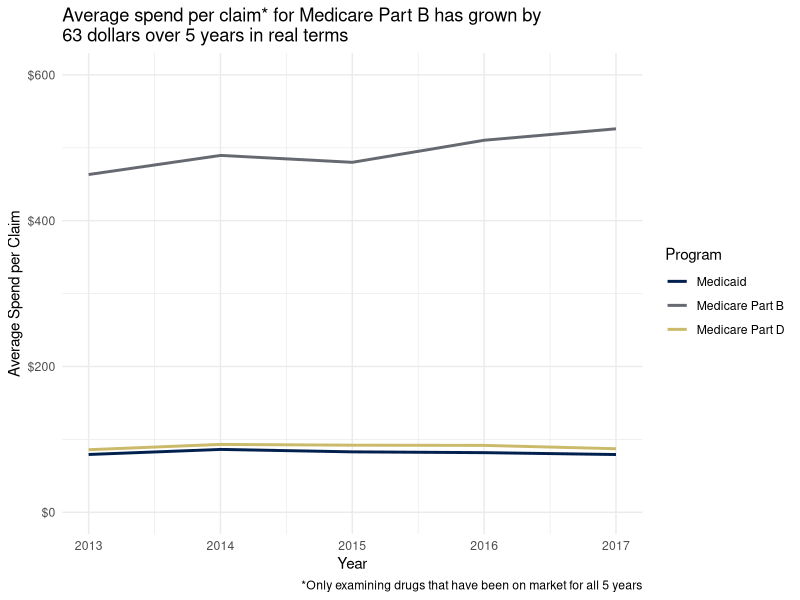
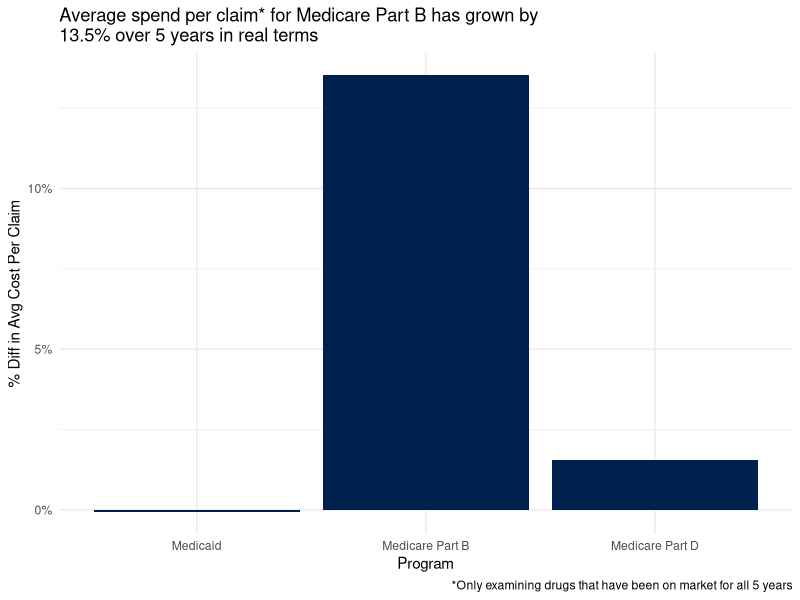
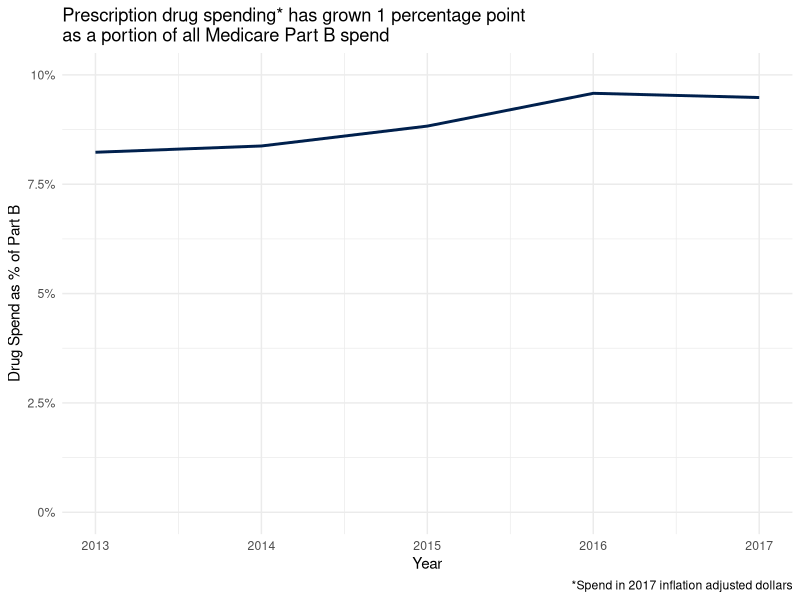
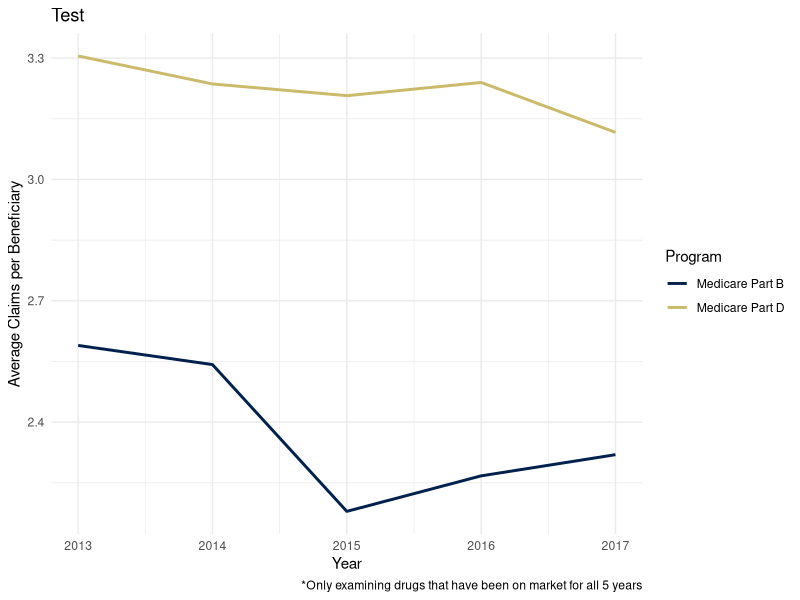
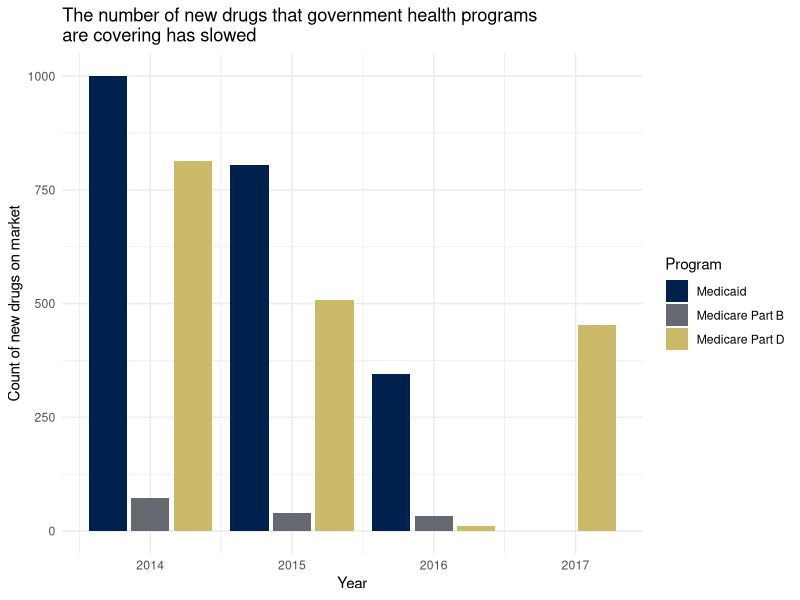
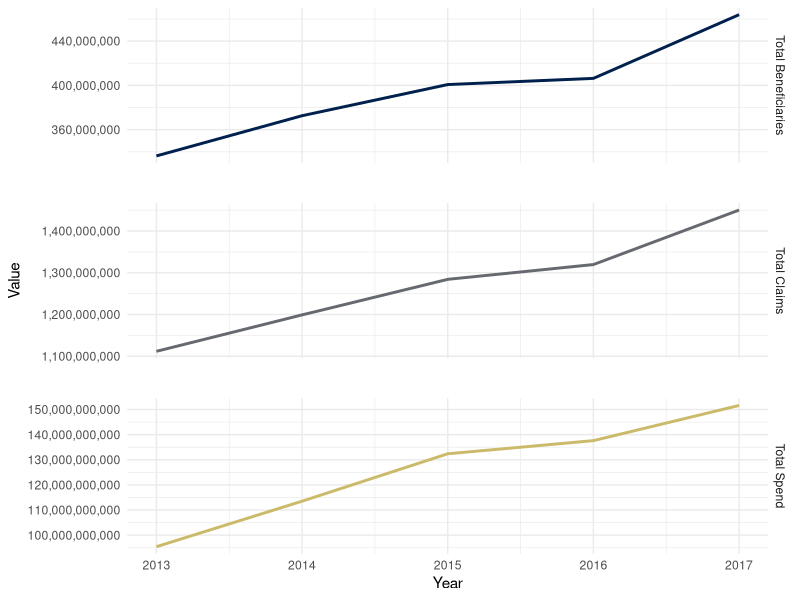
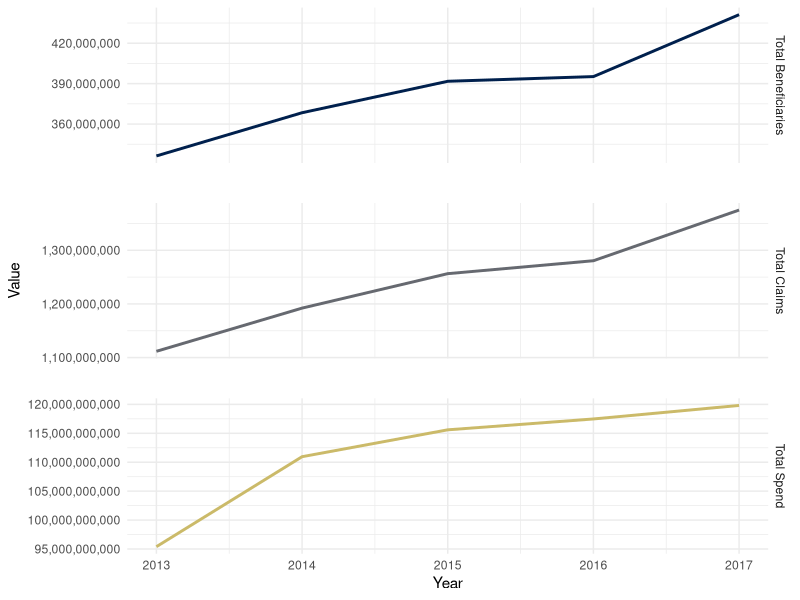
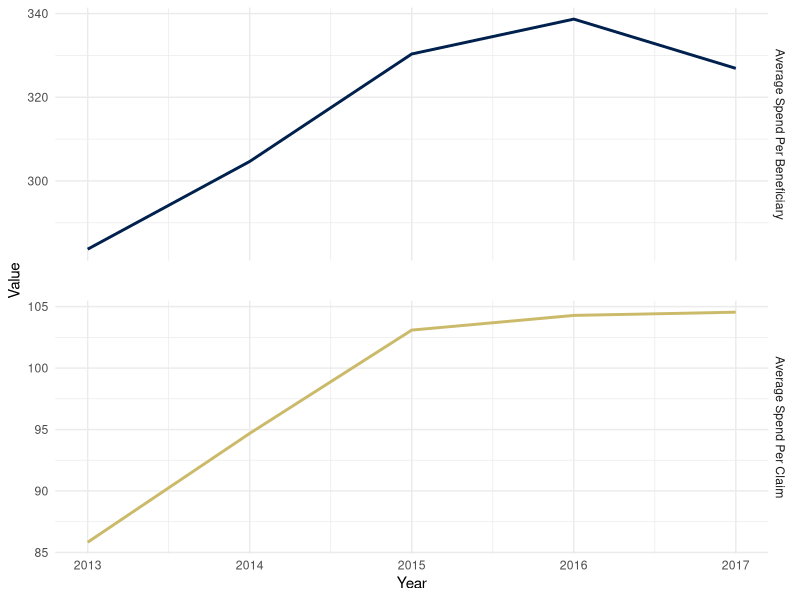

Reproduce these figures in R, in order. (Note: this script raises an error after producing the figures.)
## ---- chunk 1
knitr::opts_chunk$set(echo = TRUE, message = FALSE, warning = FALSE)
## ---- chunk 2
rm(list=ls(all=T))

library(tidyverse)
library(tidyselect)
library(viridis)
library(ggthemes)
library(ggridges)
library(knitr)
library(gridExtra)
## ---- chunk 3
medicaid <- read_csv("medicaidsrc.csv")
partb <- read_csv("medicarepartb.csv")
partd <- read_csv("medicarepartd.csv")
medicare_spend <- read_csv("medicare_spend.csv")
inflation <- read_csv("inflation.csv")
## ---- chunk 4
partd <- partd %>%
  mutate_at(c("Brand Name", "Generic Name", "Manufacturer"), as_factor) %>%
  na.omit(.) %>%
  left_join(inflation %>% filter(yeartype == "fiscal", baseyear == 2017), by = c("Year" = "year")) %>%
  mutate(`Inf Total Spend` = signif(`Total Spending` * inf_rate, 3))

colnames(partd)[6] <- "Total Claims"

partb <- partb %>%
  mutate_at(c("Medicare Billing Code (HCPCS Code)", "Brand Name", "Generic Name"), as_factor) %>%
  na.omit(.) %>%
  left_join(inflation %>% filter(yeartype == "fiscal", baseyear == 2017), by = c("Year" = "year")) %>%
  mutate(`Inf Total Spend` = signif(`Total Spending` * inf_rate, 3))

medicaid <- medicaid %>%
  mutate_at(c("Brand Name", "Generic Name", "Manufacturer"), as_factor) %>%
  na.omit(.) %>%
  left_join(inflation %>% filter(yeartype == "fiscal", baseyear == 2017), by = c("Year" = "year")) %>%
  mutate(`Inf Total Spend` = signif(`Total Spending` * inf_rate, 3))

medicaid_bind <- medicaid %>%
  group_by(`Brand Name`, Year, `Generic Name`) %>%
  summarise(`Nom Total Spend` = sum(`Total Spending`), `Inf Total Spend` = sum(`Inf Total Spend`), `Total Claims` = sum(`Total Claims`), Program = "Medicaid", `Total Beneficiaries` = NA)

partb_bind <- partb %>%
  group_by(`Brand Name`, Year, `Generic Name`) %>%
  summarise(`Nom Total Spend` = sum(`Total Spending`), `Inf Total Spend` = sum(`Inf Total Spend`), `Total Claims` = sum(`Total Claims`), Program = "Medicare Part B", `Total Beneficiaries` = sum(`Total Beneficiaries`))

partd_bind <- partd %>%
  group_by(`Brand Name`, Year, `Generic Name`) %>%
  summarise(`Nom Total Spend` = sum(`Total Spending`), `Inf Total Spend` = sum(`Inf Total Spend`), `Total Claims` = sum(`Total Claims`), Program = "Medicare Part D", `Total Beneficiaries` = sum(`Total Beneficiaries`))

combined <- bind_rows(medicaid_bind, partb_bind, partd_bind)
combined$Program <- as_factor(combined$Program)
  

rm(medicaid_bind, partb_bind, partd_bind)

combined <- combined %>%
  ungroup(.) %>%
  mutate(Year = as.numeric(Year)) %>%
  group_by(`Brand Name`, Program) %>%
  arrange(`Brand Name`, Program, Year) %>%
  summarise(numyrs = n_distinct(Year), firstyear = min(Year)) %>%
  ungroup(.) %>%
  right_join(combined, by = c("Brand Name", "Program")) %>%
  group_by(`Brand Name`, Program) %>%
  mutate(Yearnum = as.numeric(Year), 
         complete = ifelse(Yearnum - firstyear + 1 == numyrs, "Complete", "Incomplete"),
         complete = ifelse(any(complete == "Complete"), "Complete", "Incomplete"))

inflation_wide <- inflation %>%
  spread(baseyear, inf_rate) %>%
  rename(baseyear_2017 = `2017`, baseyear_2018 = `2018`)

medicare_spend <- medicare_spend %>%
  gather(Year, Spend, -Program) %>%
  mutate(Year = as.numeric(Year)) %>%
  left_join(inflation_wide, by = c("Year" = "year")) %>%
  mutate(nomspend = Spend/baseyear_2018, infspend = (Spend/baseyear_2018)*baseyear_2017) %>%
  rename(infspend_2018 = Spend, infspend_2017 = infspend)
## ---- chunk 5
summary(partd)
## ---- chunk 6
summary(partb)
## ---- chunk 7
summary(medicaid)
## ---- chunk 8
# Average spend per claim for medicare part d, medicare part b, and medicaid from 2013-2017 (inflation adjusted), only drugs on market all 5 years 
combined %>%
  filter(numyrs == 5) %>%
  group_by(Program, Year) %>%
  summarise(`Average Spend Per Claim` = sum(`Inf Total Spend`)/sum(`Total Claims`), `Total Claims` = sum(`Total Claims`)) %>%
  ggplot(aes(x = Year, y = `Average Spend Per Claim`, colour = Program)) +
  geom_line(size = 1, aes(group=Program)) +
  labs(y = "Average Spend per Claim", title = "Average spend per claim* for Medicare Part B has grown by\n63 dollars over 5 years in real terms", caption = "*Only examining drugs that have been on market for all 5 years") +
  scale_y_continuous(labels = function(x) paste0("$", x), limits = c(0,600)) +
  scale_color_viridis(option = "E", end = 0.8, discrete = TRUE) +
  theme_minimal()
## ---- chunk 9
# Percent change from 2013-2017 (inflation adjusted), in average spend per claim for medicare part d, medicare part b, and medicaid, only drugs on market all 5 years
combined %>%
  filter(numyrs == 5) %>%
  group_by(Program, Year) %>%
  summarise(`Average Spend Per Claim` = sum(`Inf Total Spend`)/sum(`Total Claims`)) %>%
  mutate(perchange = `Average Spend Per Claim`/lag(`Average Spend Per Claim`, n = 4) - 1) %>%
  na.omit(.) %>%
  ggplot(aes(x = Program, y = perchange, fill = "foo")) +
  geom_bar(stat = "identity") +
  labs(y = "% Diff in Avg Cost Per Claim", title = "Average spend per claim* for Medicare Part B has grown by\n13.5% over 5 years in real terms", caption = "*Only examining drugs that have been on market for all 5 years") +
  scale_y_continuous(labels = function(x) paste0(x*100, "%")) +
  scale_fill_manual(values = "#00204DFF") +
  theme_minimal() +
  theme(legend.position = "none") 
## ---- chunk 10
# Prescription drug spend as % of total medicare part b spend from 2013-2017 (inflation adjusted)
combined %>%
  filter(Program %in% c("Medicare Part B")) %>%
  group_by(Year, Program) %>%
  summarise(totalcost_drugs = sum(`Inf Total Spend`)) %>%
  left_join(select(medicare_spend, Program, Year, infspend_2017), by = c("Program", "Year")) %>%
  mutate(drugsper_total = totalcost_drugs/infspend_2017) %>%
  ggplot(aes(x=Year, y = drugsper_total, color = "foo")) +
  geom_line(size = 1) +
  scale_y_continuous(labels = function(x) paste0(x*100, "%"), limits = c(0,0.1)) +
  scale_color_manual(values = "#00204DFF") +
  labs(y = "Drug Spend as % of Part B", title = "Prescription drug spending* has grown 1 percentage point\nas a portion of all Medicare Part B spend", caption = "*Spend in 2017 inflation adjusted dollars") +
  theme_minimal() +
  theme(legend.position = "none") 
## ---- chunk 11
combined %>%
  filter(numyrs == 5, Program != "Medicaid") %>%
  group_by(Program, Year) %>%
  summarise(`Average Claims Per Beneficiary` = sum(`Total Claims`)/sum(`Total Beneficiaries`)) %>%
  ggplot(aes(x = Year, y = `Average Claims Per Beneficiary`, colour = Program)) +
  geom_line(size = 1, aes(group=Program)) +
  labs(y = "Average Claims per Beneficiary", title = "Test", caption = "*Only examining drugs that have been on market for all 5 years") +
  scale_color_viridis(option = "E", end = 0.8, discrete = TRUE) +
  theme_minimal()
## ---- chunk 12
# Count of drugs introduced each year 2014-2017
combined %>% 
  group_by(Program, firstyear) %>%
  tally() %>%
  filter(firstyear != 2013) %>%
  ggplot(aes(x = firstyear, y = n, fill = Program)) +
  geom_bar(stat = "identity", position = position_dodge2(preserve = "single")) +
  scale_fill_viridis(option = "E", end = 0.8, discrete = TRUE) +
  labs(x = "Year", y = "Count of new drugs on market", title = "The number of new drugs that government health programs\nare covering has slowed") +
  theme_minimal()
## ---- chunk 13
partd %>%
  group_by(Year) %>%
  summarise(`Total Spend` = sum(`Inf Total Spend`), `Total Claims` = sum(`Total Claims`), `Total Beneficiaries` = sum(`Total Beneficiaries`)) %>%
  gather(Metric, Value, -Year) %>% 
  ggplot(aes(x = Year, y = Value, colour = Metric)) +
    geom_line(size = 1, aes(group=1)) +
    facet_grid(Metric ~ ., scales = "free_y") +
    scale_color_viridis(discrete = T, option = "E", end = 0.8) +
    scale_y_continuous(labels = scales::comma) +
    theme_minimal() +
    theme(legend.position = "none", panel.spacing = unit(2, "lines"))

partd %>%
  group_by(`Brand Name`) %>%
  summarise(numyrs = n_distinct(Year)) %>%
  ungroup(.) %>%
  right_join(partd, by = "Brand Name") %>%
  filter(numyrs == 5) %>%
  group_by(Year) %>%
  summarise(`Total Spend` = sum(`Inf Total Spend`), `Total Claims` = sum(`Total Claims`), `Total Beneficiaries` = sum(`Total Beneficiaries`)) %>%
  gather(Metric, Value, -Year) %>% 
  ggplot(aes(x = Year, y = Value, colour = Metric)) +
    geom_line(size = 1, aes(group=1)) +
    facet_grid(Metric ~ ., scales = "free_y") +
    scale_color_viridis(discrete = T, option = "E", end = 0.8) +
    scale_y_continuous(labels = scales::comma) +
    theme_minimal() +
    theme(legend.position = "none", panel.spacing = unit(2, "lines"))
## ---- chunk 14
partd %>%
  group_by(Year) %>%
  summarise(`Average Spend Per Claim` = sum(`Inf Total Spend`)/sum(`Total Claims`), `Average Spend Per Beneficiary` = sum(`Inf Total Spend`)/sum(`Total Beneficiaries`)) %>%
  gather(Metric, Value, -Year) %>% 
  ggplot(aes(x = Year, y = Value, colour = Metric)) +
    geom_line(size = 1, aes(group=1)) +
    facet_grid(Metric ~ ., scales = "free_y") +
    scale_color_viridis(discrete = T, option = "E", end = 0.8) +
    scale_y_continuous(labels = scales::comma) +
    theme_minimal() +
    theme(legend.position = "none", panel.spacing = unit(2, "lines"))

partd %>%
  group_by(`Brand Name`) %>%
  summarise(numyrs_onmarket = n_distinct(Year)) %>%
  ungroup(.) %>%
  right_join(partd, by = "Brand Name") %>%
  filter(numyrs_onmarket == 5) %>%
  group_by(Year, numyrs_onmarket) %>%
  summarise(`Average Spend Per Claim` = sum(`Inf Total Spend`)/sum(`Total Claims`), `Average Spend Per Beneficiary` = sum(`Inf Total Spend`)/sum(`Total Beneficiaries`)) %>%
  gather(Metric, Value, -Year, -numyrs_onmarket) %>% 
  ggplot(aes(x = Year, y = Value, colour = Metric)) +
    geom_line(size = 1, aes(group=1)) +
    facet_grid(Metric ~ ., scales = "free_y") +
    scale_color_viridis(discrete = T, option = "E", end = 0.8) +
    scale_y_continuous(labels = scales::comma) +
    theme_minimal() +
    theme(legend.position = "none", panel.spacing = unit(2, "lines"))

## ---- chunk 15
partd %>%
  group_by(`Brand Name`) %>%
  summarise(numyrs = n_distinct(Year)) %>%
  ungroup(.) %>%
  right_join(partd, by = "Brand Name") %>%
  filter(numyrs == 5) %>%
  ggplot(aes(x = `Inf Total Spend`, y = Year)) +
  geom_density_ridges() +
  theme_minimal(base_size = 14) + theme(axis.text.y = element_text(vjust = 0)) +
  xlim(0, 1e7)

partd %>%
  group_by(`Brand Name`) %>%
  summarise(numyrs = n_distinct(Year)) %>%
  ungroup(.) %>%
  right_join(partd, by = "Brand Name") %>%
  filter(numyrs == 5) %>%
  ggplot(aes(x = `Total Claims`, y = Year)) +
  geom_density_ridges() +
  theme_minimal(base_size = 14) + theme(axis.text.y = element_text(vjust = 0)) +
  xlim(0, 1e5)

partd %>%
  group_by(`Brand Name`) %>%
  summarise(numyrs = n_distinct(Year)) %>%
  ungroup(.) %>%
  right_join(partd, by = "Brand Name") %>%
  filter(numyrs == 5) %>%
  ggplot(aes(x = `Total Beneficiaries`, y = Year)) +
  geom_density_ridges() +
  theme_minimal(base_size = 14) + theme(axis.text.y = element_text(vjust = 0)) +
  xlim(0, 1e5)
## ---- chunk 16
partd %>%
  group_by(`Brand Name`) %>%
  summarise(numyrs = n_distinct(Year)) %>%
  ungroup(.) %>%
  right_join(partd, by = "Brand Name") %>%
  filter(numyrs == 5) %>%
  group_by(`Brand Name`, Year) %>%
  summarise(brandspend = sum(`Inf Total Spend`), 
            branddose = sum(`Total Dosage Units`), 
            brandclaims = sum(`Total Claims`), 
            brandbens = sum(`Total Beneficiaries`)) %>%
  ungroup(.) %>%
  mutate(logspend = log(brandspend)) %>%
  ggplot(aes(x = logspend, y = as_factor(Year), fill = factor(..quantile..))) +
  stat_density_ridges(
    geom = "density_ridges_gradient", calc_ecdf = TRUE,
    quantiles = 4, quantile_lines = TRUE
  ) +
  scale_fill_viridis(discrete = TRUE, name = "Quartiles", option = "E") +
  theme_minimal(base_size = 14) +
  theme(axis.text.y = element_text(vjust = 0)) +
  labs(x = "Log of Total Spend", y = "Year", title = "Total Spend of Medicare Part D on prescription drugs\nfor only brands available all five years")
## ---- chunk 17
partd %>%
  group_by(`Brand Name`) %>%
  summarise(numyrs = n_distinct(Year)) %>%
  ungroup(.) %>%
  right_join(partd, by = "Brand Name") %>%
  filter(numyrs == 5) %>%
  group_by(`Brand Name`, Year) %>%
  summarise(brandspend = sum(`Inf Total Spend`), 
            branddose = sum(`Total Dosage Units`), 
            brandclaims = sum(`Total Claims`), 
            brandbens = sum(`Total Beneficiaries`)) %>%
  ungroup(.) %>%
  mutate(logclaims = log(brandclaims)) %>%
  ggplot(aes(x = logclaims, y = as_factor(Year), fill = factor(..quantile..))) +
  stat_density_ridges(
    geom = "density_ridges_gradient", calc_ecdf = TRUE,
    quantiles = 4, quantile_lines = TRUE
  ) +
  scale_fill_viridis(discrete = TRUE, name = "Quartiles", option = "E") +
  theme_minimal(base_size = 14) +
  theme(axis.text.y = element_text(vjust = 0)) +
  labs(x = "Log of Total Claims", y = "Year", title = "Total Claims of Medicare Part D on prescription drugs\nfor only brands available all five years")
## ---- chunk 18
partd %>%
  group_by(`Brand Name`) %>%
  summarise(numyrs = n_distinct(Year)) %>%
  ungroup(.) %>%
  right_join(partd, by = "Brand Name") %>%
  filter(numyrs == 5) %>%
  group_by(`Brand Name`, Year) %>%
  summarise(brandspend = sum(`Inf Total Spend`), 
            branddose = sum(`Total Dosage Units`), 
            brandclaims = sum(`Total Claims`), 
            brandbens = sum(`Total Beneficiaries`)) %>%
  ungroup(.) %>%
  mutate(logbens = log(brandbens)) %>%
  ggplot(aes(x = logbens, y = as_factor(Year), fill = factor(..quantile..))) +
  stat_density_ridges(
    geom = "density_ridges_gradient", calc_ecdf = TRUE,
    quantiles = 4, quantile_lines = TRUE
  ) +
  scale_fill_viridis(discrete = TRUE, name = "Quartiles", option = "E") +
  theme_minimal(base_size = 14) +
  theme(axis.text.y = element_text(vjust = 0)) +
  labs(x = "Log of Total Beneficiaries", y = "Year", title = "Total Beneficiaries of Medicare Part D on prescription drugs\nfor only brands available all five years")
## ---- chunk 19
partb %>%
  group_by(`Brand Name`) %>%
  summarise(numyrs = n_distinct(Year)) %>%
  ungroup(.) %>%
  right_join(partb, by = "Brand Name") %>%
  filter(numyrs == 5) %>%
  mutate(logspend = log(`Inf Total Spend`)) %>%
  ggplot(aes(x = logspend, y = as_factor(Year), fill = factor(..quantile..))) +
  stat_density_ridges(
    geom = "density_ridges_gradient", calc_ecdf = TRUE,
    quantiles = 4, quantile_lines = TRUE
  ) +
  scale_fill_viridis(discrete = TRUE, name = "Quartiles", option = "E") +
  theme_minimal(base_size = 14) +
  theme(axis.text.y = element_text(vjust = 0)) +
  labs(x = "Log of Total Spend", y = "Year", title = "Total Spend of Medicare Part B on prescription drugs\nfor only brands available all five years")
## ---- chunk 20
partb %>%
  group_by(`Brand Name`) %>%
  summarise(numyrs = n_distinct(Year)) %>%
  ungroup(.) %>%
  right_join(partb, by = "Brand Name") %>%
  filter(numyrs == 5) %>%
  mutate(logclaims = log(`Total Claims`)) %>%
  ggplot(aes(x = logclaims, y = as_factor(Year), fill = factor(..quantile..))) +
  stat_density_ridges(
    geom = "density_ridges_gradient", calc_ecdf = TRUE,
    quantiles = 4, quantile_lines = TRUE
  ) +
  scale_fill_viridis(discrete = TRUE, name = "Quartiles", option = "E") +
  theme_minimal(base_size = 14) +
  theme(axis.text.y = element_text(vjust = 0)) +
  labs(x = "Log of Total Claims", y = "Year", title = "Total Claims of Medicare Part B on prescription drugs\nfor only brands available all five years")
## ---- chunk 21
partb %>%
  group_by(`Brand Name`) %>%
  summarise(numyrs = n_distinct(Year)) %>%
  ungroup(.) %>%
  right_join(partb, by = "Brand Name") %>%
  filter(numyrs == 5) %>%
  mutate(logbens = log(`Total Beneficiaries`)) %>%
  ggplot(aes(x = logbens, y = as_factor(Year), fill = factor(..quantile..))) +
  stat_density_ridges(
    geom = "density_ridges_gradient", calc_ecdf = TRUE,
    quantiles = 4, quantile_lines = TRUE
  ) +
  scale_fill_viridis(discrete = TRUE, name = "Quartiles", option = "E") +
  theme_minimal(base_size = 14) +
  theme(axis.text.y = element_text(vjust = 0)) +
  labs(x = "Log of Total Beneficiaries", y = "Year", title = "Total Beneficiaries of Medicare Part B on prescription drugs\nfor only brands available all five years")
## ---- chunk 22
medicaid %>%
  group_by(`Brand Name`) %>%
  summarise(numyrs = n_distinct(Year)) %>%
  ungroup(.) %>%
  right_join(medicaid, by = "Brand Name") %>%
  filter(numyrs == 5) %>%
  group_by(`Brand Name`, Year) %>%
  summarise(brandspend = sum(`Inf Total Spend`), 
            branddose = sum(`Total Dosage Units`), 
            brandclaims = sum(`Total Claims`)) %>%
  ungroup(.) %>%
  mutate(logspend = log1p(brandspend)) %>%
  ggplot(aes(x = logspend, y = as_factor(Year), fill = factor(..quantile..))) +
  stat_density_ridges(
    geom = "density_ridges_gradient", calc_ecdf = TRUE,
    quantiles = 4, quantile_lines = TRUE
  ) +
  scale_fill_viridis(discrete = TRUE, name = "Quartiles", option = "E") +
  theme_minimal(base_size = 14) +
  theme(axis.text.y = element_text(vjust = 0)) +
  labs(x = "Log of Total Spend", y = "Year", title = "Total Spend of Medicaid on prescription drugs\nfor only brands available all five years")

## ---- chunk 23
medicaid %>%
  group_by(`Brand Name`) %>%
  summarise(numyrs = n_distinct(Year)) %>%
  ungroup(.) %>%
  right_join(medicaid, by = "Brand Name") %>%
  filter(numyrs == 5) %>%
  group_by(`Brand Name`, Year) %>%
  summarise(brandspend = sum(`Inf Total Spend`), 
            branddose = sum(`Total Dosage Units`), 
            brandclaims = sum(`Total Claims`)) %>%
  ungroup(.) %>%
  mutate(logclaims = log1p(brandclaims)) %>%
  ggplot(aes(x = logclaims, y = as_factor(Year), fill = factor(..quantile..))) +
  stat_density_ridges(
    geom = "density_ridges_gradient", calc_ecdf = TRUE,
    quantiles = 4, quantile_lines = TRUE
  ) +
  scale_fill_viridis(discrete = TRUE, name = "Quartiles", option = "E") +
  theme_minimal(base_size = 14) +
  theme(axis.text.y = element_text(vjust = 0)) +
  labs(x = "Log of Total Claims", y = "Year", title = "Total Claims of Medicaid on prescription drugs\nfor only brands available all five years")
## ---- chunk 24
chngyr <- 2017 - 2013

partd_brandchng <- partd %>%
  group_by(`Brand Name`) %>%
  summarise(numyrs = n_distinct(Year)) %>%
  ungroup(.) %>%
  right_join(partd, by = "Brand Name") %>%
  filter(numyrs == 5) %>%
  group_by(`Brand Name`, Year) %>%
  summarise(brandspend = sum(`Inf Total Spend`), 
            branddose = sum(`Total Dosage Units`), 
            brandclaims = sum(`Total Claims`), 
            brandbens = sum(`Total Beneficiaries`),
            avgspendperclaim = brandspend/brandclaims) %>%
  ungroup(.) %>%
  group_by(`Brand Name`) %>%
  arrange(Year, .by_group = TRUE) %>%
  mutate(nomchngspend = brandspend - lag(brandspend, n = chngyr), 
         nomchngdose = branddose - lag(branddose, n = chngyr), 
         nomchngclaims = brandclaims - lag(brandclaims, n = chngyr), 
         nomchngbens = brandbens - lag(brandbens, n = chngyr),
         nomchngspendperclaim = avgspendperclaim - lag(avgspendperclaim, n = chngyr),
         perchngspend = (brandspend-lag(brandspend, n = chngyr))/lag(brandspend, n = chngyr),
         perchngdose = (branddose-lag(branddose, n = chngyr))/lag(branddose, n = chngyr),
         perchngclaims = (brandclaims-lag(brandclaims, n = chngyr))/lag(brandclaims, n = chngyr),
         perchngbens = (brandbens-lag(brandbens, n = chngyr))/lag(brandbens, n = chngyr),
         perchngspendperclaim = (avgspendperclaim - lag(avgspendperclaim, n = chngyr))/lag(avgspendperclaim, n = chngyr)
         ) %>%
  fill(nomchngspend, 
       nomchngdose, 
       nomchngclaims, 
       nomchngbens,
       nomchngspendperclaim,
       perchngspend,
       perchngdose,
       perchngclaims,
       perchngbens,
       perchngspendperclaim,
       .direction = "up")

partd_brandchng %>%
  filter(Year == 2017) %>%
  select(`Brand Name`, nomchngspendperclaim, brandspend, brandclaims) %>%
  distinct() %>%
  arrange(desc(nomchngspendperclaim)) %>%
  .[1:50,]

partd_brandchng %>%
  filter(Year == 2017) %>%
  select(`Brand Name`, perchngspendperclaim, nomchngspendperclaim, brandspend2017 = brandspend, brandclaims2017 = brandclaims) %>%
  distinct() %>%
  arrange(desc(perchngspendperclaim)) %>%
  .[1:50,]

partd_brandchng %>%
  select(everything(), -Year, -brandspend, -branddose, -brandclaims, -brandbens) %>%
  distinct() %>%
  ggplot(aes(x = nomchngspend, y = nomchngclaims)) +
  geom_point(stat = "identity", position = "jitter") +
  theme_minimal()

partd_brandchng %>%
  select(everything(), -Year, -brandspend, -branddose, -brandclaims, -brandbens) %>%
  distinct() %>%
  ggplot(aes(x = perchngspend, y = perchngclaims)) +
  geom_point(stat = "identity", position = "jitter") +
  theme_minimal()
  
## ---- chunk 25
partb_brandchng <- partb %>%
  group_by(`Brand Name`) %>%
  summarise(numyrs = n_distinct(Year)) %>%
  ungroup(.) %>%
  right_join(partb, by = "Brand Name") %>%
  filter(numyrs == 5) %>%
  group_by(`Brand Name`, Year) %>%
  summarise(brandspend = sum(`Inf Total Spend`), 
            branddose = sum(`Total Dosage Units`), 
            brandclaims = sum(`Total Claims`), 
            brandbens = sum(`Total Beneficiaries`),
            avgspendperclaim = brandspend/brandclaims) %>%
  ungroup(.) %>%
  group_by(`Brand Name`) %>%
  arrange(Year, .by_group = TRUE) %>%
  mutate(nomchngspend = brandspend - lag(brandspend, n = chngyr), 
         nomchngdose = branddose - lag(branddose, n = chngyr), 
         nomchngclaims = brandclaims - lag(brandclaims, n = chngyr), 
         nomchngbens = brandbens - lag(brandbens, n = chngyr),
         nomchngspendperclaim = avgspendperclaim - lag(avgspendperclaim, n = chngyr),
         perchngspend = (brandspend/lag(brandspend, n = chngyr)) - 1,
         perchngdose = (branddose/lag(branddose, n = chngyr)) - 1,
         perchngclaims = (brandclaims/lag(brandclaims, n = chngyr)) - 1,
         perchngbens = (brandbens/lag(brandbens, n = chngyr)) - 1,
         perchngspendperclaim = (avgspendperclaim - lag(avgspendperclaim, n = chngyr))/lag(avgspendperclaim, n = chngyr)) %>%
  fill(nomchngspend, 
       nomchngdose, 
       nomchngclaims, 
       nomchngbens,
       nomchngspendperclaim,
       perchngspend,
       perchngdose,
       perchngclaims,
       perchngbens,
       perchngspendperclaim,
       .direction = "up")

partb_brandchng %>%
  filter(Year == 2017) %>%
  select(`Brand Name`, nomchngspendperclaim,  brandspend2017 = brandspend, brandclaims2017 = brandclaims) %>%
  distinct() %>%
  arrange(desc(nomchngspendperclaim)) %>%
  .[1:50,]

partb_brandchng %>%
  filter(Year == 2017) %>%
  select(`Brand Name`, perchngspendperclaim, nomchngspendperclaim, brandspend2017 = brandspend, brandclaims2017 = brandclaims) %>%
  distinct() %>%
  arrange(desc(perchngspendperclaim)) %>%
  .[1:50,]

partb_brandchng %>%
  select(everything(), -Year, -brandspend, -branddose, -brandclaims, -brandbens) %>%
  distinct() %>%
  ggplot(aes(x = nomchngspend, y = nomchngclaims)) +
  geom_point(stat = "identity") +
  theme_minimal()

partb_brandchng %>%
  select(everything(), -Year, -brandspend, -branddose, -brandclaims, -brandbens) %>%
  distinct() %>%
  ggplot(aes(x = perchngspend, y = perchngclaims)) +
  geom_point(stat = "identity") +
  theme_minimal()
## ---- chunk 26
medicaid_brandchng <- medicaid %>%
  group_by(`Brand Name`) %>%
  summarise(numyrs = n_distinct(Year)) %>%
  ungroup(.) %>%
  right_join(medicaid, by = "Brand Name") %>%
  filter(numyrs == 5) %>%
  group_by(`Brand Name`, Year) %>%
  summarise(brandspend = sum(`Inf Total Spend`), 
            branddose = sum(`Total Dosage Units`), 
            brandclaims = sum(`Total Claims`),
            avgspendperclaim = brandspend/brandclaims) %>%
  ungroup(.) %>%
  group_by(`Brand Name`) %>%
  arrange(Year, .by_group = TRUE) %>%
  mutate(nomchngspend = brandspend - lag(brandspend, n = chngyr), 
         nomchngdose = branddose - lag(branddose, n = chngyr), 
         nomchngclaims = brandclaims - lag(brandclaims, n = chngyr),
         nomchngspendperclaim = avgspendperclaim - lag(avgspendperclaim, n = chngyr),
         perchngspend = (brandspend/lag(brandspend, n = chngyr)) - 1,
         perchngdose = (branddose/lag(branddose, n = chngyr)) - 1,
         perchngclaims = (brandclaims/lag(brandclaims, n = chngyr)) - 1) %>%
  fill(nomchngspend, 
       nomchngdose, 
       nomchngclaims,
       nomchngspendperclaim,
       perchngspend,
       perchngdose,
       perchngclaims,
       .direction = "up")

medicaid_brandchng %>%
  select(`Brand Name`, nomchngspendperclaim) %>%
  distinct() %>%
  arrange(desc(nomchngspendperclaim)) %>%
  .[1:50,]

medicaid_brandchng %>%
  select(everything(), -Year, -brandspend, -branddose, -brandclaims) %>%
  distinct() %>%
  ggplot(aes(x = nomchngspend, y = nomchngclaims)) +
  geom_point(stat = "identity") +
  theme_minimal()

medicaid_brandchng %>%
  select(everything(), -Year, -brandspend, -branddose, -brandclaims) %>%
  distinct() %>%
  ggplot(aes(x = perchngspend, y = perchngclaims)) +
  geom_point(stat = "identity") +
  theme_minimal()
## ---- chunk 27
partd_manufac <- partd %>%
  group_by(`Brand Name`, Year) %>%
  mutate(avg_spend_per_claim_brand = signif(sum(`Inf Total Spend`)/sum(`Total Claims`), 3)) %>%
  group_by(Manufacturer, add = TRUE) %>%
  mutate(avg_spend_per_claim_manufac = sum(`Inf Total Spend`)/sum(`Total Claims`)) %>%
  mutate(avg_spend_per_claim_resid = signif(avg_spend_per_claim_manufac, 3) - signif(avg_spend_per_claim_brand, 3), 
         avg_spend_per_claim_status = ifelse(avg_spend_per_claim_resid == 0, "at_average", ifelse(avg_spend_per_claim_resid < 0, "below_average", "above_average")), 
         market_diff = avg_spend_per_claim_resid * `Total Claims`) %>%
  ungroup(.) %>%
  group_by(Manufacturer, Year, avg_spend_per_claim_status) %>%
  summarise(manufacturer_diff = sum(market_diff), price_status_drugs = n()) 

## ---- chunk 28
medicaid_manufac <- medicaid %>%
  group_by(`Brand Name`, Year) %>%
  mutate(avg_spend_per_claim_brand = signif(sum(`Inf Total Spend`)/sum(`Total Claims`), 3)) %>%
  group_by(Manufacturer, add = TRUE) %>%
  mutate(avg_spend_per_claim_manufac = sum(`Inf Total Spend`)/sum(`Total Claims`)) %>%
  mutate(avg_spend_per_claim_resid = signif(avg_spend_per_claim_manufac, 3) - signif(avg_spend_per_claim_brand, 3), 
         avg_spend_per_claim_status = ifelse(avg_spend_per_claim_resid == 0, "at_average", ifelse(avg_spend_per_claim_resid < 0, "below_average", "above_average")), 
         market_diff = avg_spend_per_claim_resid * `Total Claims`) %>%
  ungroup(.) %>%
  group_by(Manufacturer, Year, avg_spend_per_claim_status) %>%
  summarise(manufacturer_diff = sum(market_diff), price_status_drugs = n()) 
## ---- chunk 29
partd_insulin <- partd %>% 
  filter(str_detect(`Generic Name`, "Insulin")) %>%
  group_by(Year) %>%
  summarise(totalspend = sum(`Inf Total Spend`), totalclaims = sum(`Total Claims`), totalbens = sum(`Total Beneficiaries`)) %>%
  mutate(avgspend_per_claim = totalspend/totalclaims, avgspend_per_ben = totalspend/totalbens)

partd_insulin %>%
  ggplot(aes(x = Year, y = totalspend, fill = totalspend)) +
  geom_bar(stat = "identity") +
  theme_minimal()

partd_insulin %>% 
  ggplot(aes(x = Year, y = totalbens, fill = totalbens)) +
  geom_bar(stat = "identity") +
  theme_minimal()
## ---- chunk 30
partd_brandchng %>%
  group_by(Year) %>%
  summarise(avgcostperben = sum(brandspend)/sum(brandbens))

partd_brandchng %>%
  group_by(Year) %>%
  summarise(claimsperben = sum(brandclaims)/sum(brandbens))

partb_brandchng %>%
  group_by(Year) %>%
  summarise(claimsperben = sum(brandclaims)/sum(brandbens))

partb_brandchng %>%
  group_by(Year) %>%
  summarise(avgcostperben = sum(brandspend)/sum(brandbens))
## ---- chunk 31
partd_brandlvl <- partd %>%
  group_by(`Brand Name`, Year, `Generic Name`) %>%
  summarise(num_manufac = n_distinct(Manufacturer),
            `Inf Total Spend` = sum(`Inf Total Spend`),
            `Total Spending` = sum(`Total Spending`),
            `Total Dosage Units` = sum(`Total Dosage Units`),
            `Total Claims` = sum(`Total Claims`),
            `Total Beneficiaries` = sum(`Total Beneficiaries`))

medicaid_brandlvl <- medicaid %>%
  group_by(`Brand Name`, Year, `Generic Name`) %>%
  summarise(num_manufac = n_distinct(Manufacturer),
            `Inf Total Spend` = sum(`Inf Total Spend`),
            `Total Spending` = sum(`Total Spending`),
            `Total Dosage Units` = sum(`Total Dosage Units`),
            `Total Claims` = sum(`Total Claims`))

write_csv(partd_brandlvl, "partd_brandlvl.csv", append = FALSE)
write_csv(medicaid_brandlvl, "medicaid_brandlvl.csv", append = FALSE)
